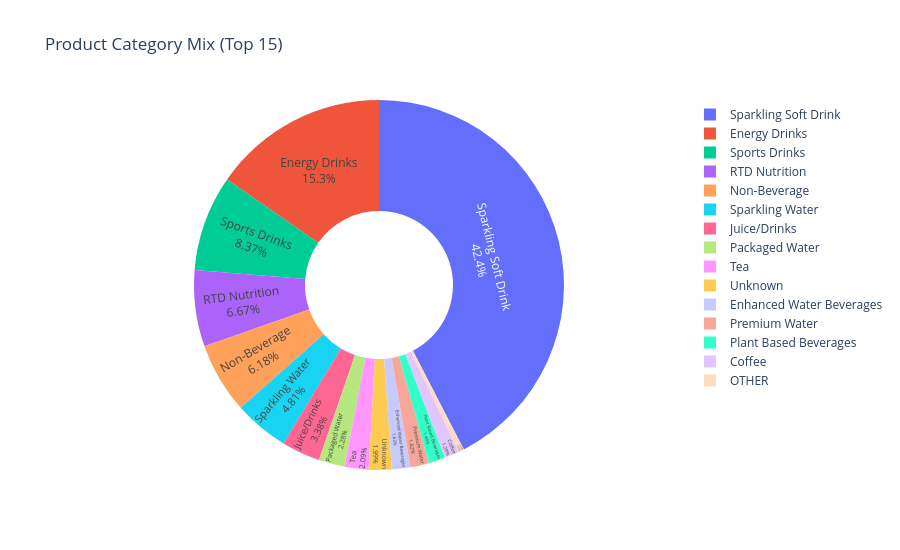

Notebook code for this chart:
### Markdown cell above
## 3 · Product Category Mix

### Code cell
df = q("""
    SELECT
        COALESCE(NULLIF(ProductCategory, ''), 'Unknown') AS category,
        COUNT(*) AS cnt
    FROM parquet
    GROUP BY category
    ORDER BY cnt DESC
    LIMIT 15
""")

fig = px.pie(
    df, names='category', values='cnt',
    title='Product Category Mix (Top 15)',
    hole=0.4
)
fig.update_traces(textposition='inside', textinfo='percent+label')
fig.update_layout(height=550)
fig.show()

### Figure 1 — Plotly figure (JSON) as saved in the notebook; plotly's stock layout.template omitted (floating-point values rounded to 4 significant figures)
{"data": [{"domain": {"x": [0.0, 1.0], "y": [0.0, 1.0]}, "hole": 0.4, "hovertemplate": "category=%{label}<br>cnt=%{value}<extra></extra>", "labels": ["Sparkling Soft Drink", "Energy Drinks", "Sports Drinks", "RTD Nutrition", "Non-Beverage", "Sparkling Water", "Juice/Drinks", "Packaged Water", "Tea", "Unknown", "Enhanced Water Beverages", "Premium Water", "Plant Based Beverages", "Coffee", "OTHER"], "legendgroup": "", "name": "", "showlegend": true, "textinfo": "percent+label", "textposition": "inside", "type": "pie", "values": [13290328, 4805943, 2621631, 2089852, 1936852, 1506800, 1057655, 713038, 655905, 623580, 509583, 508517, 456284, 405274, 150650]}], "layout": {"height": 550, "legend": {"tracegroupgap": 0}, "title": {"text": "Product Category Mix (Top 15)"}}}
